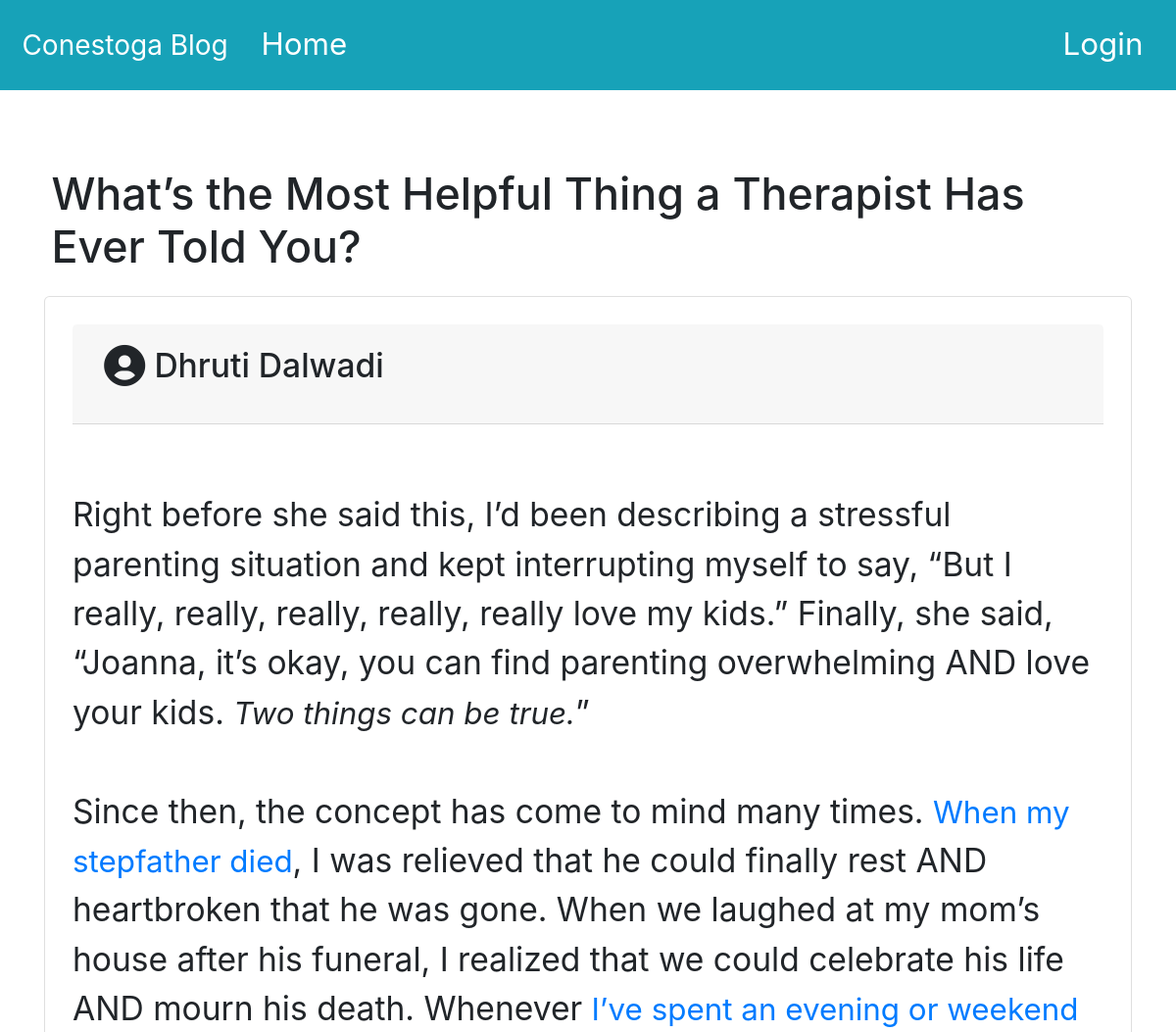
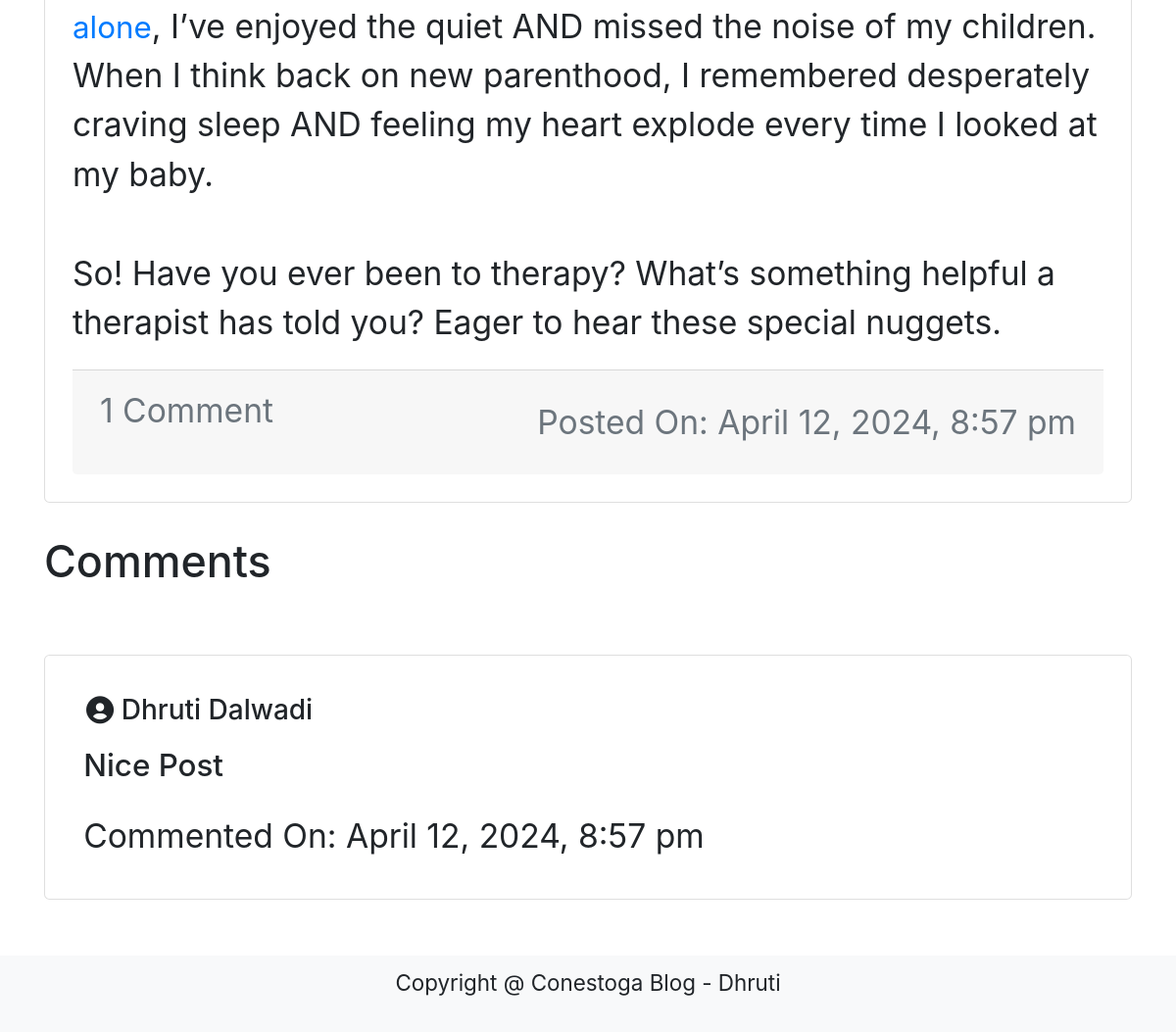
Page /conestoga_blog/posts/postDetail.php?postId=2 on the committed database (2 pictures, top to bottom).
### tables this page shows
CREATE TABLE IF NOT EXISTS `posts` (
  `post_id` int NOT NULL AUTO_INCREMENT,
  `title` varchar(255) NOT NULL,
  `description` text NOT NULL,
  `created_by` int NOT NULL,
  `created_at` datetime NOT NULL DEFAULT CURRENT_TIMESTAMP,
  `total_likes` int NOT NULL DEFAULT '0',
  `total_comments` int NOT NULL DEFAULT '0',
  `updated_at` datetime NOT NULL,
  `status` enum('Active','Inactive') NOT NULL DEFAULT 'Active',
  `is_deleted` tinyint(1) NOT NULL DEFAULT '0',
  PRIMARY KEY (`post_id`)
);

CREATE TABLE IF NOT EXISTS `users` (
  `user_id` int NOT NULL AUTO_INCREMENT,
  `first_name` varchar(100) NOT NULL,
  `last_name` varchar(100) NOT NULL,
  `email_id` varchar(100) NOT NULL,
  `password` varchar(255) NOT NULL,
  `created_at` datetime NOT NULL DEFAULT CURRENT_TIMESTAMP,
  PRIMARY KEY (`user_id`)
);

CREATE TABLE IF NOT EXISTS `post_comments` (
  `post_comment_id` int NOT NULL AUTO_INCREMENT,
  `post_id` int NOT NULL,
  `comment_by` int NOT NULL,
  `created_at` datetime NOT NULL DEFAULT CURRENT_TIMESTAMP,
  `updated_at` datetime NOT NULL,
  `comment` text NOT NULL,
  PRIMARY KEY (`post_comment_id`)
);

### conestoga_blog/posts/postDetail.php (the view, shortened to what this page needs)
<?php
include_once('../db.php');
if(isset($_GET['postId'])){
    $postId = $_GET['postId'];
    $query = "SELECT posts.*, users.first_name, users.last_name FROM posts JOIN users ON posts.created_by = users.user_id WHERE post_id = $postId";
    $result = mysqli_query($conn,$query);
    $post = mysqli_fetch_assoc($result);
    $commentQuery = "SELECT post_comments.*, users.first_name, users.last_name,users.user_id FROM post_comments JOIN users ON post_comments.comment_by = users.user_id WHERE post_id = $postId ORDER BY post_comments.created_at DESC";
    $commentResult = mysqli_query($conn,$commentQuery);
    $postComments = mysqli_fetch_all($commentResult,MYSQLI_ASSOC);
}
?>
<?php include '../common/header.php'; ?>
<section class="container mb-5 section-margin">
    <div class="row justify-content-left">
        <h2 class="m-3"><?php echo $post['title']; ?></h2>
        <div class="col-md-12 mb-5">
            <div class="card">
                <div class="card-body">
                    <div class="card-header">
                        <h4 class="card-title d-flex align-items-center">
                            <i class="bx bxs-user-circle" style="font-size: 1.5em; margin-right: 5px;"></i>
                            <?php echo $post['first_name']. " ".$post['last_name']; ?>
                        </h4>
                    </div>
                    <p class="card-text p-3 post-desc text-justify"><?php echo $post['description']; ?></p>
                    <div class="card-footer text-muted d-flex justify-content-between align-items-center">
                        <p class="card-text">
                            <?php echo ($post['total_comments']) > 0 ? ($post['total_comments'] > 1 ? $post['total_comments'] ." Comments" : "1 Comment") :"No Comments Yet"; ?>
                        </p>
                        <p class="card-text">Posted On:
                            <?php echo date('F j, Y, g:i a', strtotime($post['created_at'])); ?></p>
                    </div>
                </div>
            </div>
            <?php
            if(sizeof($postComments) > 0){ ?>
            <h2 class="mt-4 mr-4">Comments</h2>
            <?php foreach ($postComments as $comment) { ?>
            <div class="card mt-5 p-2">
                <div class="card-body">
                    <h5 class="card-title d-flex align-items-center">
                        <i class="bx bxs-user-circle" style="font-size: 1.2em; margin-right: 5px;"></i>
                        <?php echo $comment['first_name']. " ".$comment['last_name']; ?>
                    </h5>
                    <p class="post-comment"><?php echo $comment["comment"]; ?></p>
                    <p class="card-text">Commented On:
                        <?php echo date('F j, Y, g:i a', strtotime($comment['created_at'])); ?></p>
                </div>
            </div>
            <?php
                }
            }
            ?>
        </div>
    </div>
</section>
<?php include '../common/footer.php' ?>

### conestoga_blog/css/style.css (style rules this page uses)
* { font-size: 1.4rem; box-sizing: border-box; }
.post-desc { font-size: 1.4rem !important; }
p { font-size: 1.5rem; }
.post-comment { font-weight: 500; font-size: 1.4rem; }
.section-margin { margin-top: 150px; }

### rows in the picture
posts: title "What’s the Most Helpful Thing a Therapist Has Ever Told You?", users.first_name "Dhruti", users.last_name "Dalwadi", description "Right before she said this, I’d been describing a stressful parenting situation and kept interrupting myself to say, “But I really, really, really, really, really love my kids.” Finally, she said, “Joanna, it’s okay, you can find parenting overwhelming AND love your kids. Two things can be true. ” Since then, the concept has come to mind many times. When my stepfather died , I was relieved that he could finally rest AND heartbroken that he was gone. When we laughed at my mom’s house after his funeral, I realized that we could celebrate his life AND mourn his death. Whenever I’ve spent an evening or weekend alone , I’ve enjoyed the quiet AND missed the noise of my children. When I think back…", created_at "April 12, 2024, 8:57 pm"
post_comments: users.first_name "Dhruti", users.last_name "Dalwadi", comment "Nice Post", created_at "April 12, 2024, 8:57 pm"
